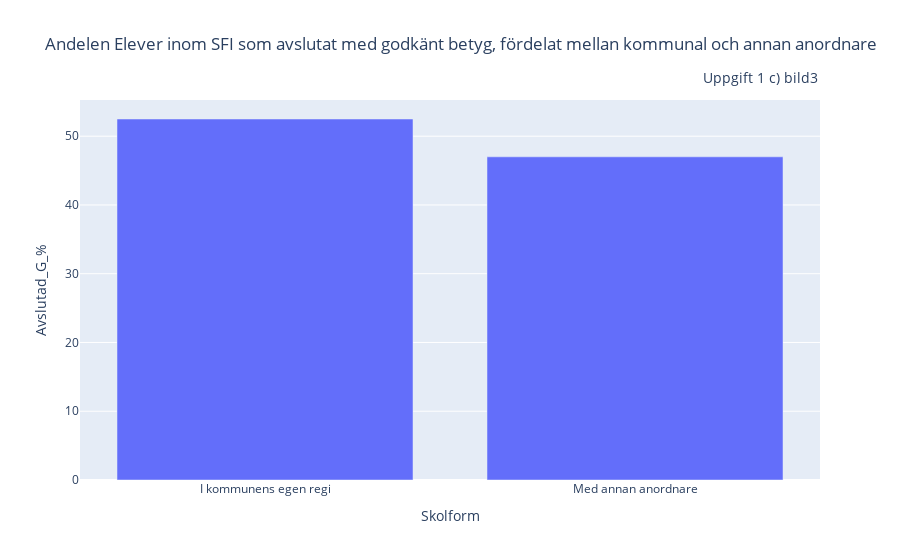

Notebook code cell kept with this figure:
### Code cell
fig = px.bar(
    df_Komvux_Sfi.reset_index(),
    x="Skolform",
    y='Avslutad_G_%',
    barmode="group",
    title="Andelen Elever inom SFI som avslutat med godkänt betyg, fördelat mellan kommunal och annan anordnare",
   labels={"value": "Andelen", "variable": "Kategori"},
)

fig.update_layout(
    annotations=[
        dict(
            x=1,
            y=1.09,
            xref="paper",
            yref="paper",
            text="Uppgift 1 c) bild3",
            showarrow=False,
            font=dict(size=14)
        )
    ]
)

fig.show()

### Figure 1 — Plotly figure (JSON) as saved in the notebook; plotly's stock layout.template omitted (floating-point values rounded to 4 significant figures)
{"data": [{"alignmentgroup": "True", "hovertemplate": "Skolform=%{x}<br>Avslutad_G_%=%{y}<extra></extra>", "legendgroup": "", "marker": {"color": "#636efa", "pattern": {"shape": ""}}, "name": "", "offsetgroup": "", "orientation": "v", "showlegend": false, "textposition": "auto", "type": "bar", "x": ["I kommunens egen regi", "Med annan anordnare"], "xaxis": "x", "y": [52.5, 47], "yaxis": "y"}], "layout": {"annotations": [{"font": {"size": 14}, "showarrow": false, "text": "Uppgift 1 c) bild3", "x": 1, "xref": "paper", "y": 1.09, "yref": "paper"}], "barmode": "group", "legend": {"tracegroupgap": 0}, "title": {"text": "Andelen Elever inom SFI som avslutat med godkänt betyg, fördelat mellan kommunal och annan anordnare"}, "xaxis": {"anchor": "y", "domain": [0, 1], "title": {"text": "Skolform"}}, "yaxis": {"anchor": "x", "domain": [0, 1], "title": {"text": "Avslutad_G_%"}}}}
